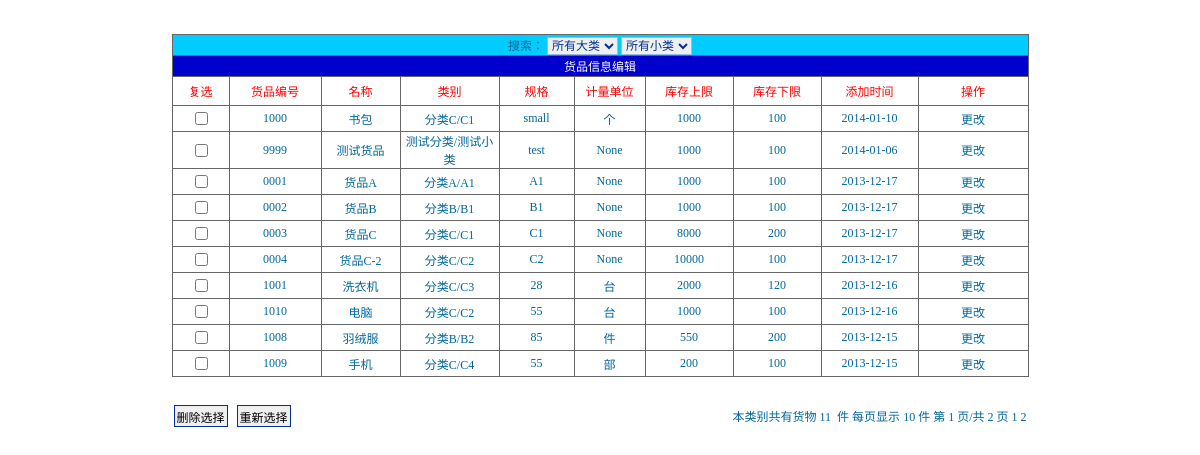
The app's page /product/showproduct.php?mtype=1&stype=1 (signed in) with its own data.
### tables this page shows
CREATE TABLE `tb_product` (
  `id` int(4) NOT NULL auto_increment,
  `maintype` varchar(20) NOT NULL,
  `subtype` varchar(20) NOT NULL,
  `name` varchar(20) NOT NULL,
  `encode` varchar(20) NOT NULL,
  `barcode` varchar(20) NOT NULL,
  `size` varchar(20) NOT NULL,
  `unit` varchar(10) NOT NULL,
  `upperlimit` int(4) NOT NULL,
  `lowerlimit` int(4) NOT NULL,
  `inprice` float(4,2) NOT NULL,
  `outprice` float(4,2) NOT NULL,
  `tupian` varchar(100) NOT NULL,
  `jianjie` mediumtext NOT NULL,
  `addtime` varchar(20) NOT NULL,
  PRIMARY KEY  (`id`,`encode`,`barcode`)
);

### product/showproduct.php (the view, shortened to what this page needs)
<?php
include("../const.php");
?>
<html>
<head>
<link rel="stylesheet" type="text/css" href="css/font.css">
</head>
<?php
  include("../conn/conn.php");
  $mtype=$_GET[mtype];
  $stype=$_GET[stype];
?>
<body topmargin="0" leftmargin="0" bottommargin="0">
<?php
      if($mtype==1)
      {
         $sql=mysql_query("select count(*) as total from tb_product ",$conn);
      }
       $info=mysql_fetch_array($sql);
       $total=$info[total];
       if($total==0){
         echo "本站暂无货品!";
       }
       else
        {
?>
<form name="form1" method="post" action="delproduct.php">
  <p>&nbsp;</p>
  <table width="750" border="0" align="center" cellpadding="0" cellspacing="0">
    <tr>
      <td height="75" bgcolor="#666666"><table width="857" height="98" border="0" cellpadding="0" cellspacing="1">
          <tr bgcolor="#FFCF60">
            <td height="20" colspan="10" align="center" bgcolor="#00CCFF">搜索：
              <label>
              <select name="mtype" class="inputcss" onChange="javascript:window.open('showproduct.php?stype=1&mtype='+ this.value, '_self');">
                <OPTION value="1" <?php if($mstype==1) {echo "selected";}?>>所有大类</OPTION>
              </select>
              </label>
              <label>
              <select name="stype" class="inputcss" onChange="javascript:window.open('showproduct.php?mtype=<?php echo $mtype;?>&stype='+ this.value, '_self');">
                <option value="1" <?php if($stype==1) {echo "selected";}?>>所有小类</option>
              </select>
              </label></td>
          </tr>
          <tr bgcolor="#FFCF60">
            <td height="20" colspan="10" bgcolor="#0000CC"><div align="center" class="style1">货品信息编辑</div></td>
          </tr>
          <tr>
            <td width="56" height="28" bgcolor="#FFFFFF"><div align="center" class="STYLE2">复选</div></td>
            <td width="91" bgcolor="#FFFFFF"><div align="center" class="STYLE2">货品编号</div></td>
            <td width="78" bgcolor="#FFFFFF"><div align="center" class="STYLE2">名称</div></td>
            <td width="98" bgcolor="#FFFFFF"><div align="center" class="STYLE2">类别</div></td>
            <td width="74" bgcolor="#FFFFFF"><div align="center" class="STYLE2">规格</div></td>
            <td width="70" bgcolor="#FFFFFF"><div align="center" class="STYLE2">计量单位</div></td>
            <td width="87" bgcolor="#FFFFFF"><div align="center" class="STYLE2">库存上限</div></td>
            <td width="87" bgcolor="#FFFFFF"><div align="center" class="STYLE2">库存下限</div></td>
            <td width="96" bgcolor="#FFFFFF"><div align="center" class="STYLE2">添加时间</div></td>
            <td width="109" bgcolor="#FFFFFF"><div align="center" class="STYLE2">操作</div></td>
          </tr>
          <?php
           $pagesize=10;
            if(($total%$pagesize)!=0){
               $pagecount=intval($total/$pagesize)+1;
            }else{
               $pagecount=$total/$pagesize;
            }
            if(($_GET[page])==""){
                $page=1;
            }else{
                $page=intval($_GET[page]);
            }
     if($mtype==1)
      {
         $sql1=mysql_query("select * from tb_product  order by addtime desc limit ".($page-1)*$pagesize.",$pagesize",$conn);
      }
           while($info1=mysql_fetch_array($sql1))
            {
      ?>
          <tr align="center" class="STYLE3">
            <td height="25" bgcolor="#FFFFFF"><input type="checkbox" name="<?php echo $info1[id];?>" value=<?php echo $info1[id];?>></td>
            <td height="25" bgcolor="#FFFFFF" onClick="setID(this);"><?php echo $info1[encode];?></td>
            <td height="25" bgcolor="#FFFFFF"><?php echo $info1[name];?></td>
            <td height="25" bgcolor="#FFFFFF"><?php echo $info1[maintype];echo "/";echo $info1[subtype]; ?></td>
            <td height="25" bgcolor="#FFFFFF"><?php echo $info1[size];?></td>
            <td height="25" bgcolor="#FFFFFF"><?php echo $info1[unit];?></td>
            <td height="25" bgcolor="#FFFFFF"><?php echo $info1[upperlimit];?></td>
            <td height="25" bgcolor="#FFFFFF"><?php echo $info1[lowerlimit];?></td>
            <td height="25" bgcolor="#FFFFFF"><?php echo $info1[addtime];?></td>
            <td height="25" bgcolor="#FFFFFF"><a href="editproduct.php?id=<?php echo $info1[id];?>">更改</a></td>
          </tr>
          <?php
        }
      ?>
        </table></td>
    </tr>
  </table>
  <table width="853" height="78" border="0" align="center" cellpadding="0" cellspacing="0">
    <tr>
      <td width="182"><div align="left">
          <input name="submit" type="submit" class="btn_2k3" id="submit" value="删除选择">
          <input type="reset" value="重新选择" class="btn_2k3">
      </div></td>
      <td width="671"><div align="right">&nbsp;本类别共有货物
          <?php
           echo $total;
          ?>
          &nbsp;件&nbsp;每页显示&nbsp;<?php echo $pagesize;?>&nbsp;件&nbsp;第&nbsp;<?php echo $page;?>&nbsp;页/共&nbsp;<?php echo $pagecount; ?>&nbsp;页
          <?php
           if($pagecount<=4){
            for($i=1;$i<=$pagecount;$i++){
          ?>
          <a href="showproduct.php?page=<?php echo $i;?>&mtype=<?php echo $mtype;?>&stype=<?php echo $stype;?>"><?php echo $i;?></a>
          <?php
             }
          }?>
      </div></td>
    </tr>
  </table>
</form>
<?php
    }
  ?>
</body>
</html>

### product/showproduct.php (style rules this page uses)
.STYLE2 { color: #FF0000 }
.STYLE3 { color: #009900; }

### records on screen
tb_product: encode "1000", name "书包", maintype "分类C", subtype "C1", size "small", unit "个", upperlimit "1000", lowerlimit "100", addtime "2014-01-10"
tb_product: encode "9999", name "测试货品", maintype "测试分类", subtype "测试小类", size "test", unit "None", upperlimit "1000", lowerlimit "100", addtime "2014-01-06"
tb_product: encode "0001", name "货品A", maintype "分类A", subtype "A1", size "A1", unit "None", upperlimit "1000", lowerlimit "100", addtime "2013-12-17"
tb_product: encode "0002", name "货品B", maintype "分类B", subtype "B1", size "B1", unit "None", upperlimit "1000", lowerlimit "100", addtime "2013-12-17"
tb_product: encode "0003", name "货品C", maintype "分类C", subtype "C1", size "C1", unit "None", upperlimit "8000", lowerlimit "200", addtime "2013-12-17"
tb_product: encode "0004", name "货品C-2", maintype "分类C", subtype "C2", size "C2", unit "None", upperlimit "10000", lowerlimit "100", addtime "2013-12-17"
tb_product: encode "1001", name "洗衣机", maintype "分类C", subtype "C3", size "28", unit "台", upperlimit "2000", lowerlimit "120", addtime "2013-12-16"
tb_product: encode "1010", name "电脑", maintype "分类C", subtype "C2", size "55", unit "台", upperlimit "1000", lowerlimit "100", addtime "2013-12-16"
tb_product: encode "1008", name "羽绒服", maintype "分类B", subtype "B2", size "85", unit "件", upperlimit "550", lowerlimit "200", addtime "2013-12-15"
tb_product: encode "1009", name "手机", maintype "分类C", subtype "C4", size "55", unit "部", upperlimit "200", lowerlimit "100", addtime "2013-12-15"

### other values on screen
$total "11"
$pagesize "10"
$page "1"
$pagecount "2"
